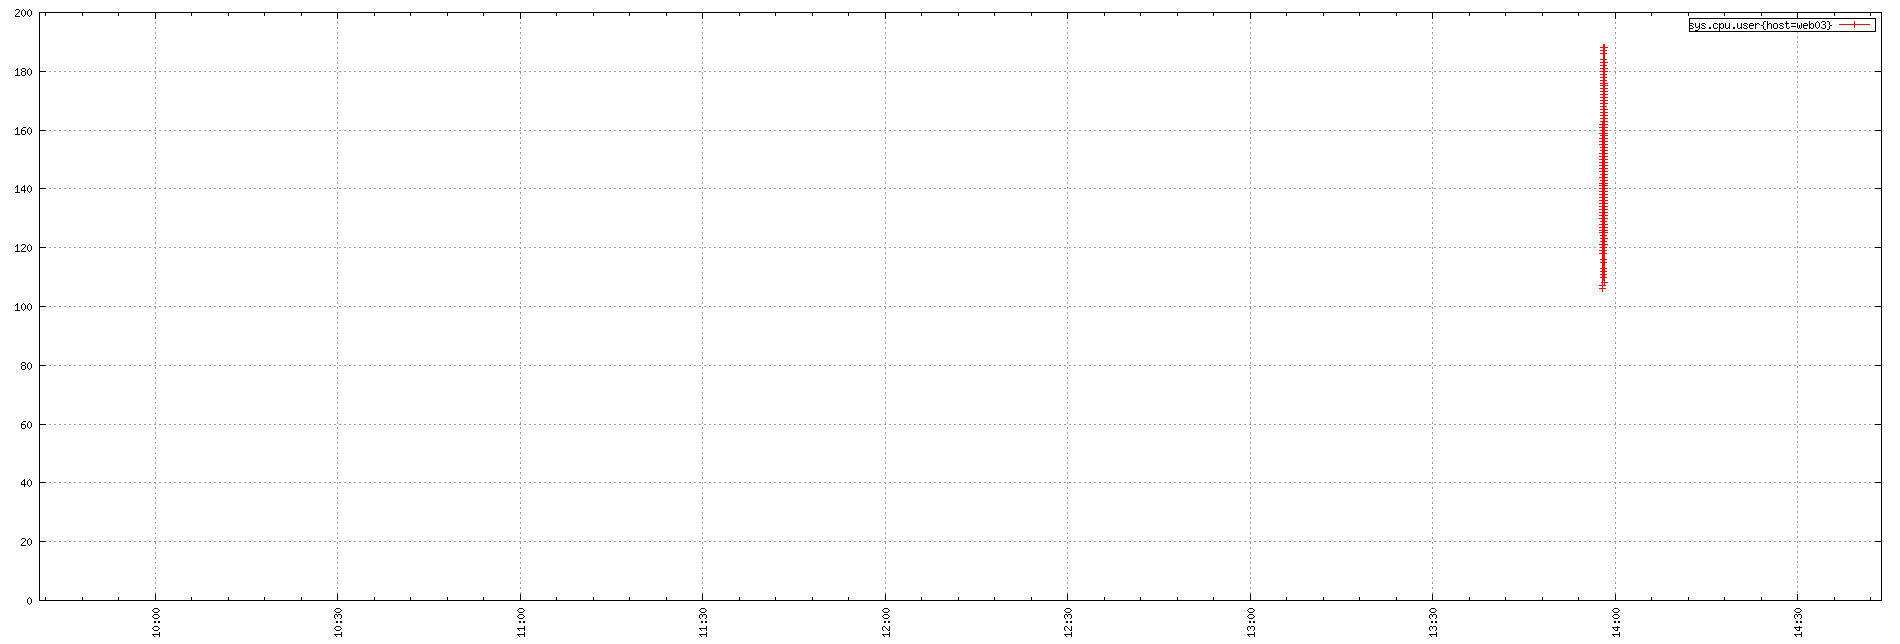

Recreate this plot in gnuplot.
set term png small size 1900,644
set xdata time
set timefmt "%s"
if (GPVAL_VERSION < 4.6) set xtics rotate; else set xtics rotate right
set output "${TMPDIR-'tmp'}/tsd/b74982a8.png"
set xrange ["1673948459":"1673966628"]
set format x "%H:%M"
set grid
set style data linespoint
set key right box
set yrange [0:]
plot  "${TMPDIR-'tmp'}/tsd/b74982a8_0.dat" using 1:2 title "sys.cpu.user{host=web03}"
